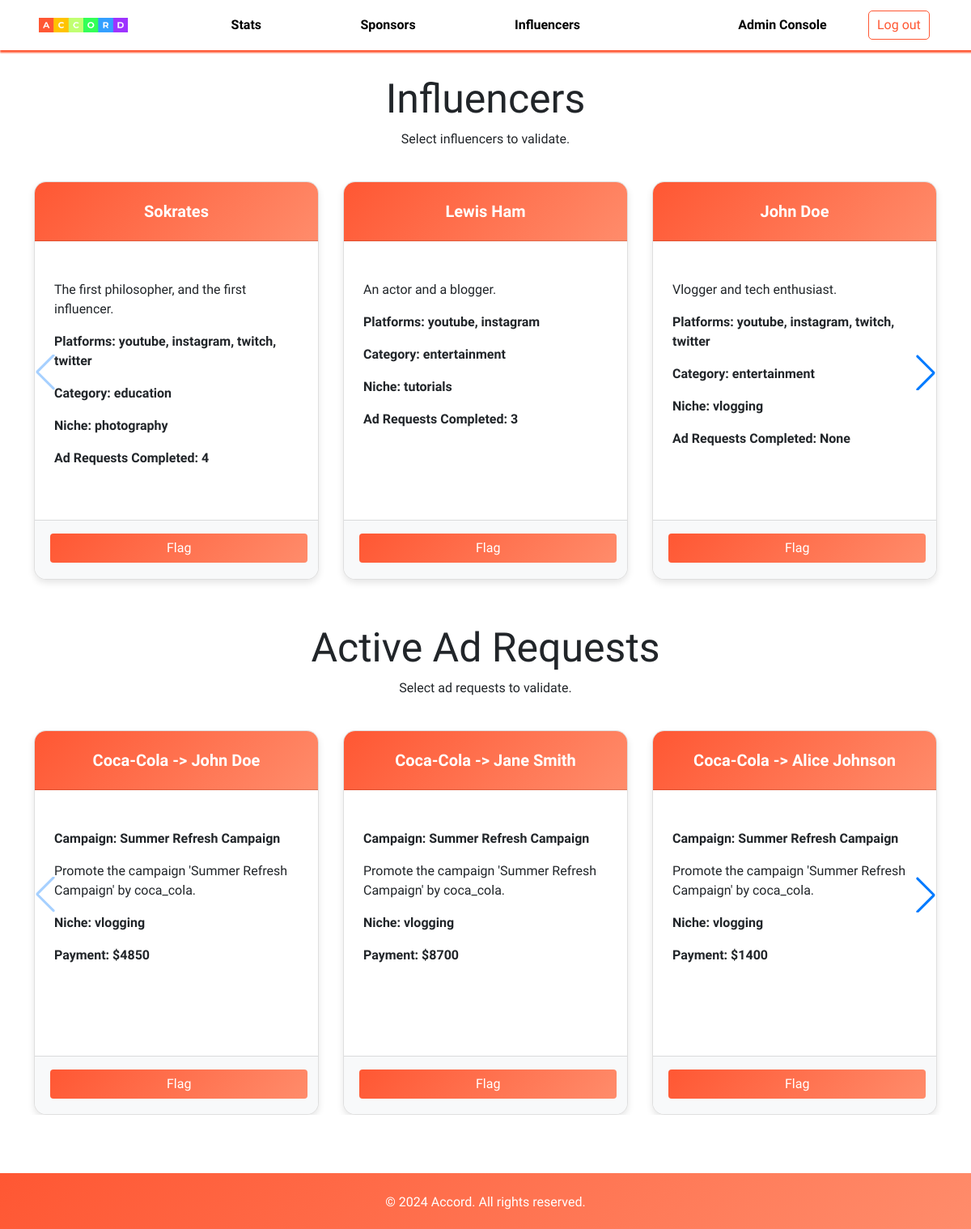
Screenshot of /admin-dashboard/influencers (signed in) with the database file from the repository.
### application/models.py (models this page shows, shortened)
class Influencer(db.Model, UserMixin):
    __tablename__ = 'Influencer'
    username = db.Column(db.String, primary_key=True)
    password = db.Column(db.String, nullable=False)
    name = db.Column(db.String)
    bio = db.Column(db.String)
    platforms = db.Column(db.String)
    category = db.Column(db.String)
    niche = db.Column(db.String)
    flag = db.Column(db.Integer)

class AdRequests(db.Model):
    __tablename__ = 'AdRequests'
    key = db.Column(db.Integer, primary_key=True, autoincrement=True)
    campaign = db.Column(db.Integer, db.ForeignKey('Campaign.key'))
    sponsor = db.Column(db.String, db.ForeignKey('Sponsor.username'), nullable=False)
    influencer = db.Column(db.String, db.ForeignKey('Influencer.username'))
    description = db.Column(db.String)
    niche = db.Column(db.String)
    payment = db.Column(db.Integer)
    status = db.Column(db.Integer)
    flag = db.Column(db.Integer)

class Sponsor(db.Model, UserMixin):
    __tablename__ = 'Sponsor'
    username = db.Column(db.String, primary_key=True)
    password = db.Column(db.String, nullable=False)
    company = db.Column(db.String)
    bio = db.Column(db.String)
    industry = db.Column(db.String)
    flag = db.Column(db.Integer)

class Campaign(db.Model):
    __tablename__ = 'Campaign'
    key = db.Column(db.Integer, primary_key=True, autoincrement=True)
    sponsor = db.Column(db.String, db.ForeignKey('Sponsor.username'), nullable=False)
    name = db.Column(db.String)
    description = db.Column(db.String)
    niche = db.Column(db.String)
    progress = db.Column(db.Integer)
    start_date = db.Column(db.Date)
    end_date = db.Column(db.Date)
    budget = db.Column(db.Integer)
    goals = db.Column(db.String)
    flag = db.Column(db.Integer)

### application/admin_controllers.py (the view)
@app.route('/admin-dashboard/influencers', methods=['GET', 'POST'])
@login_required
def admin_influencers():
    if request.method == 'GET':
        adrequest_subquery = (
            db.session.query(AdRequests.influencer, db.func.count(AdRequests.key).label('adrequest_count'))
            .filter(AdRequests.status == 4)
            .group_by(AdRequests.influencer)
            .subquery()
        )
        influencers = (
            db.session.query(Influencer)
            .outerjoin(adrequest_subquery, Influencer.username == adrequest_subquery.c.influencer)
            .add_columns(adrequest_subquery.c.adrequest_count)
            .all()
        )
        adrequests = db.session.query(AdRequests, Sponsor.company.label('sponsor'), Influencer.name.label('influencer'), Campaign.name.label('campaign')
        ).join(
            Sponsor, AdRequests.sponsor == Sponsor.username
        ).join(
            Influencer, AdRequests.influencer == Influencer.username
        ).join(Campaign, AdRequests.campaign == Campaign.key
        ).filter(AdRequests.status != 4
        ).all()
        return render_template('admindashboard-influencers.html', influencers=influencers, adrequests=adrequests)

### application/sponsor_controllers.py (called while the page is built)
@login_manager.user_loader
def load_user(username):
    if Admin.query.get(username):
        return Admin.query.get(username)
    elif Influencer.query.get(username):
        return Influencer.query.get(username)
    elif Sponsor.query.get(username):
        return Sponsor.query.get(username)

### templates/admindashboard-influencers.html (shortened to what this page needs)
<!DOCTYPE html>
<html>
<head>
    <link href="https://cdn.jsdelivr.net/npm/bootstrap@5.0.2/dist/css/bootstrap.min.css" rel="stylesheet">
    <link rel="stylesheet" href="https://cdnjs.cloudflare.com/ajax/libs/font-awesome/6.0.0-beta3/css/all.min.css">
    <link rel="stylesheet" href="{{ url_for('static', filename='admindashboard.css') }}">
    <link rel="stylesheet" href="{{ url_for('static', filename='nav.css') }}">
    <link rel="stylesheet" href="https://unpkg.com/swiper/swiper-bundle.min.css">
</head>
<body>
    <div class="nav-container">
        <nav class="navbar navbar-expand-lg bg-body-tertiary">
            <div class="container-fluid px-5">
                <img class="navbar-brand img-fluid" src="{{ url_for('static', filename='logo.png') }}" style="width: 10 %;" />
                <div class="collapse navbar-collapse" id="navbarSupportedContent">
                    <ul class="navbar-nav me-auto mb-2 mb-lg-0">
                        <li class="nav-item">
                            <button class="nav-link btn" href="#" style="color: black; font-weight: bolder;" onclick="location.href='{{ url_for('admin_dashboard') }}'">Stats</button>
                        </li>
                        <li class="nav-item">
                            <button class="nav-link btn" href="#" style="color: black; font-weight: bolder;" onclick="location.href='{{ url_for('admin_sponsors')}}'">Sponsors</button>
                        </li>
                        <li class="nav-item">
                            <button class="nav-link btn" aria-current="page" href="#" style="color: black; font-weight: bolder;" onclick="location.href='{{ url_for('admin_influencers') }}'">Influencers</button>
                        </li>
                    </ul>
                    <span class="me-5" style="color: black; font-weight: bolder;">Admin Console</span>
                    <form action="{{ url_for('logout') }}">
                        <button class="btn btn-outline-danger logout-btn" type="submit">Log out</button>
                    </form>
                </div>
            </div>
        </nav>
    </div>
    <div class="container">
        {% if influencers[0] %}
        <div class="row text-center">
            <h1 class="header">Influencers</h1>
            <p>Select influencers to validate.</p>
        </div>
        <br>
        <div class="row justify-content-center">
            <div class="swiper-container swiper-container-sponsors">
                <div class="swiper-wrapper">
                    {% for influencer, adrequest_count in influencers %}
                    <div class="swiper-slide d-flex justify-content-center">
                        <div class="card mb-4" style="width: 30rem;">
                            <div class="card-header">
                                <h5 class="card-title"><strong>{{ influencer.name }}</strong></h5>
                            </div>
                            <div class="card-body">
                                <div>
                                    <br>
                                    <p class="card-text">{{ influencer.bio }}</p>
                                    <p class="card-text"><strong>Platforms: {{ influencer.platforms.replace(',', ', ') }}</strong></p>
                                    <p class="card-text"><strong>Category: {{ influencer.category }}</strong></p>
                                    <p class="card-text"><strong>Niche: {{ influencer.niche }}</strong></p>
                                    <p class="card-text"><strong>Ad Requests Completed: {{ adrequest_count }}</strong></p>
                                    <br>
                                </div>
                            </div>
                            <div class="card-footer">
                                {% if influencer.flag == 1 %}
                                <button class="btn btn-custom w-100 mt-0 collab-btn" type="button" onclick="location.href='/admin-dashboard/flag/influencer/{{ influencer.username }}'">
                                    Revoke Flag
                                </button>
                                <button class="btn btn-custom w-100 mt-0 collab-btn" type="button" onclick="location.href='/admin-dashboard/delete/influencer/{{ influencer.username }}'">
                                    Delete Account
                                </button>
                                {% else %}
                                <button class="btn btn-custom w-100 mt-0 collab-btn" type="button" onclick="location.href='/admin-dashboard/flag/influencer/{{ influencer.username }}'">
                                    Flag
                                </button>
                                {% endif %}
                            </div>
                        </div>
                    </div>
                    {% endfor %}
                </div>
                <div class="swiper-button-next swiper-button-next-sponsors"></div>
                <div class="swiper-button-prev swiper-button-prev-sponsors"></div>
            </div>
        {% endif %}
        {% if adrequests[0] %}
        <div class="row text-center">
            <h1 class="header">Active Ad Requests</h1>
            <p>Select ad requests to validate.</p>
        </div>
        <div class="swiper-container swiper-container-campaigns">
            <br>
            <div class="swiper-wrapper">
                {% for adrequest, sponsor, influencer, campaign in adrequests %}
                <div class="swiper-slide d-flex justify-content-center">
                    <div class="card mb-4" style="width: 30rem;">
                        <div class="card-header">
                            <h5 class="card-title"><strong>{{ sponsor }} -> {{ influencer }}</strong></h5>
                        </div>
                        <div class="card-body">
                            <div>
                                <br>
                                <p class="card-text"><strong>Campaign: {{ campaign }}</strong></p>
                                <p class="card-text">{{ adrequest.description }}</p>
                                <p class="card-text"><strong>Niche: {{ adrequest.niche }}</strong></p>
                                <p class="card-text"><strong>Payment: ${{ adrequest.payment }}</strong></p>
                                <br>
                            </div>
                        </div>
                        <div class="card-footer">
                            {% if adrequest.flag == 1 %}
                            <button class="btn btn-custom w-100 mt-0 collab-btn" type="button" onclick="location.href='/admin-dashboard/flag/adrequest/{{ adrequest.key }}'">
                                Revoke Flag
                            </button>
                            <button class="btn btn-custom w-100 mt-0 collab-btn" type="button" onclick="location.href='/admin-dashboard/delete/adrequest/{{ adrequest.key }}'">
                                Delete Ad Request
                            </button>
                            {% else %}
                            <button class="btn btn-custom w-100 mt-0 collab-btn" type="button" onclick="location.href='/admin-dashboard/flag/adrequest/{{ adrequest.key }}'">
                                Flag
                            </button>
                            {% endif %}
                        </div>
                    </div>
                </div>
                {% endfor %}
            </div>
            <div class="swiper-button-next swiper-button-next-campaigns"></div>
            <div class="swiper-button-prev swiper-button-prev-campaigns"></div>
        </div>
        {% endif %}
    </div>
    <br><br><br>
    </div>
    <footer class="footer text-white text-center">
        <div class="container">
            <br>
            <p>&copy; 2024 Accord. All rights reserved.</p>
        </div>
    </footer>
</body>
</html>

### static/admindashboard.css (style rules this page uses)
.header { font-size: 50px; font-family: "Domine", serif; margin-top: 30px; }
.swiper-container, .swiper-container-campaigns { position: relative; overflow: hidden; }
.swiper-slide, .swiper-slide-campaigns { display: flex; justify-content: center; }
.swiper-button-next, .swiper-button-prev, .swiper-button-next-campaigns, .swiper-button-prev-campaigns { position: absolute; top: 50%; transform: translateY(-50%); width: 44px; height: 44px; display: flex; align-items: center; justify-content: center; }
.swiper-button-next::after, .swiper-button-prev::after, .swiper-button-next-campaigns::after, .swiper-button-prev-campaigns::after { color: #FF5733; }
.swiper-button-next, .swiper-button-next-campaigns { right: 10; }
.swiper-button-prev, .swiper-button-prev-campaigns { left: 10; }
.card { box-shadow: 0 1px 1px 0 black; }
.card { border-radius: 15px; overflow: hidden; box-shadow: 0 4px 8px rgba(0,0,0,0.1); }
.card-header { background: linear-gradient(135deg, #FF5733, #FF8C6B); color: white; padding: 1rem; padding-top: 1.5rem; text-align: center; }
.card-body { padding: 1.5rem; }
.card-footer { background-color: #f8f9fa; text-align: center; padding: 1rem; }
.btn-custom { background: linear-gradient(135deg, #FF5733, #FF8C6B); color: white; border: none; transition: background 0.3s ease; }
.btn { margin: 0.2rem; }

### static/nav.css (style rules this page uses)
body { font-family: "Domine", serif; }
.navbar-brand { height: fit-content; width: 10%; }
.navbar { box-shadow: 1px 2px 2px 1px #FF5733; }
.navbar-nav .nav-item { margin-left: 100px; }
.nav-link { border: none; }
.logout-btn { background-color: white; color: #FF5733; border: 1px solid #FF5733; border-radius: 5px; padding: 5px 10px; cursor: pointer; }
.footer { background: linear-gradient(135deg, #FF5733, #FF8C6B); color: white; text-align: center; padding-bottom: 5px; margin-top: auto; }

### rows the page displays
Influencer: name "Sokrates", bio "The first philosopher, and the first influencer.", platforms.replace "youtube, instagram, twitch, twitter", category "education", niche "photography", adrequest_count "4"
Influencer: name "Lewis Ham", bio "An actor and a blogger.", platforms.replace "youtube, instagram", category "entertainment", niche "tutorials", adrequest_count "3"
Influencer: name "John Doe", bio "Vlogger and tech enthusiast.", platforms.replace "youtube, instagram, twitch, twitter", category "entertainment", niche "vlogging", adrequest_count "None"
AdRequests: company "Coca-Cola", name "John Doe", name "Summer Refresh Campaign", description "Promote the campaign 'Summer Refresh Campaign' by coca_cola.", niche "vlogging", payment "4850"
AdRequests: company "Coca-Cola", name "Jane Smith", name "Summer Refresh Campaign", description "Promote the campaign 'Summer Refresh Campaign' by coca_cola.", niche "vlogging", payment "8700"
AdRequests: company "Coca-Cola", name "Alice Johnson", name "Summer Refresh Campaign", description "Promote the campaign 'Summer Refresh Campaign' by coca_cola.", niche "vlogging", payment "1400"
